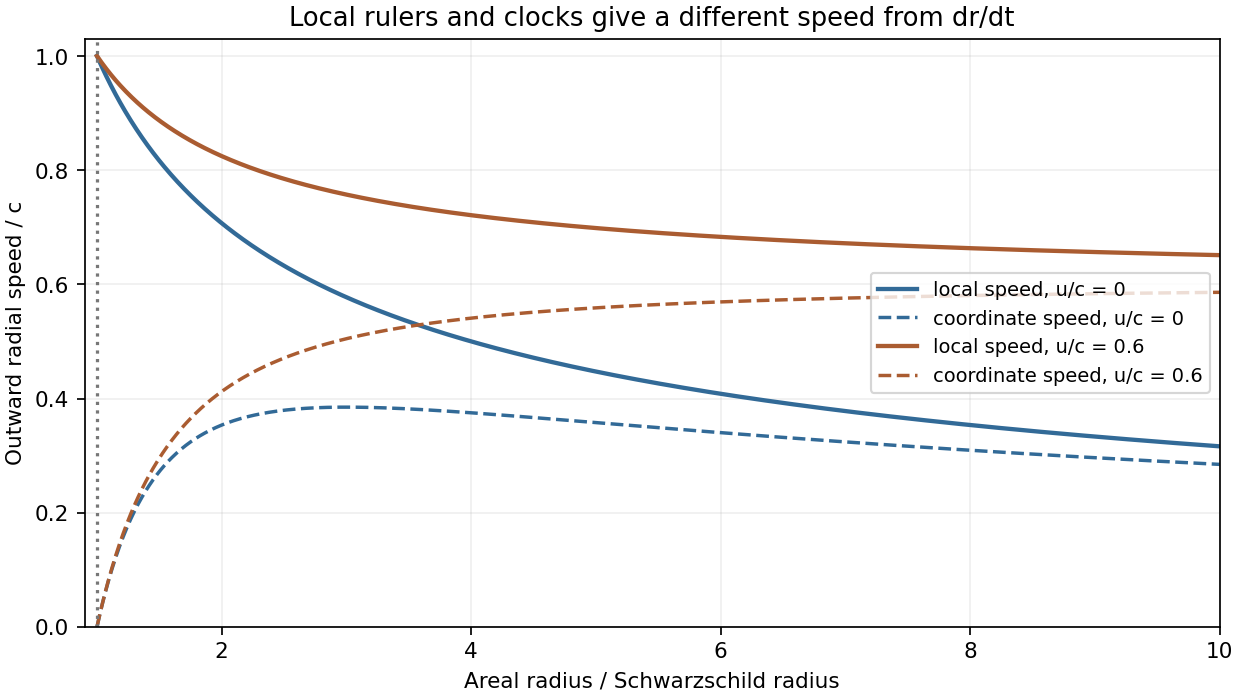

This figure's Python source:
"""Original analytic teaching diagram; Python 3.14, numpy, matplotlib.
Run from the desired output directory; writes its basename PNG to cwd.
"""
import numpy as np
import matplotlib
matplotlib.use("Agg")
import matplotlib.pyplot as plt

r=np.linspace(1.0001,10,1200);f=1-1/r
fig,ax=plt.subplots(figsize=(8,4.5),layout="constrained")
for asym,col in [(0,"#326a97"),(.6,"#aa5c31")]:
 local=np.sqrt(asym**2+(1-asym**2)/r);coordinate=f*local
 ax.plot(r,local,color=col,lw=2,label=f"local speed, u/c = {asym:g}")
 ax.plot(r,coordinate,color=col,lw=1.6,ls="--",label=f"coordinate speed, u/c = {asym:g}")
ax.axvline(1,color="#777777",ls=":");ax.set(xlim=(.9,10),ylim=(0,1.03),xlabel="Areal radius / Schwarzschild radius",ylabel="Outward radial speed / c",title="Local rulers and clocks give a different speed from dr/dt")
ax.legend(fontsize=9,loc="center right");ax.grid(alpha=.2)
fig.savefig("paper-1-schwarzschild-speeds.png",dpi=155,facecolor="white")
